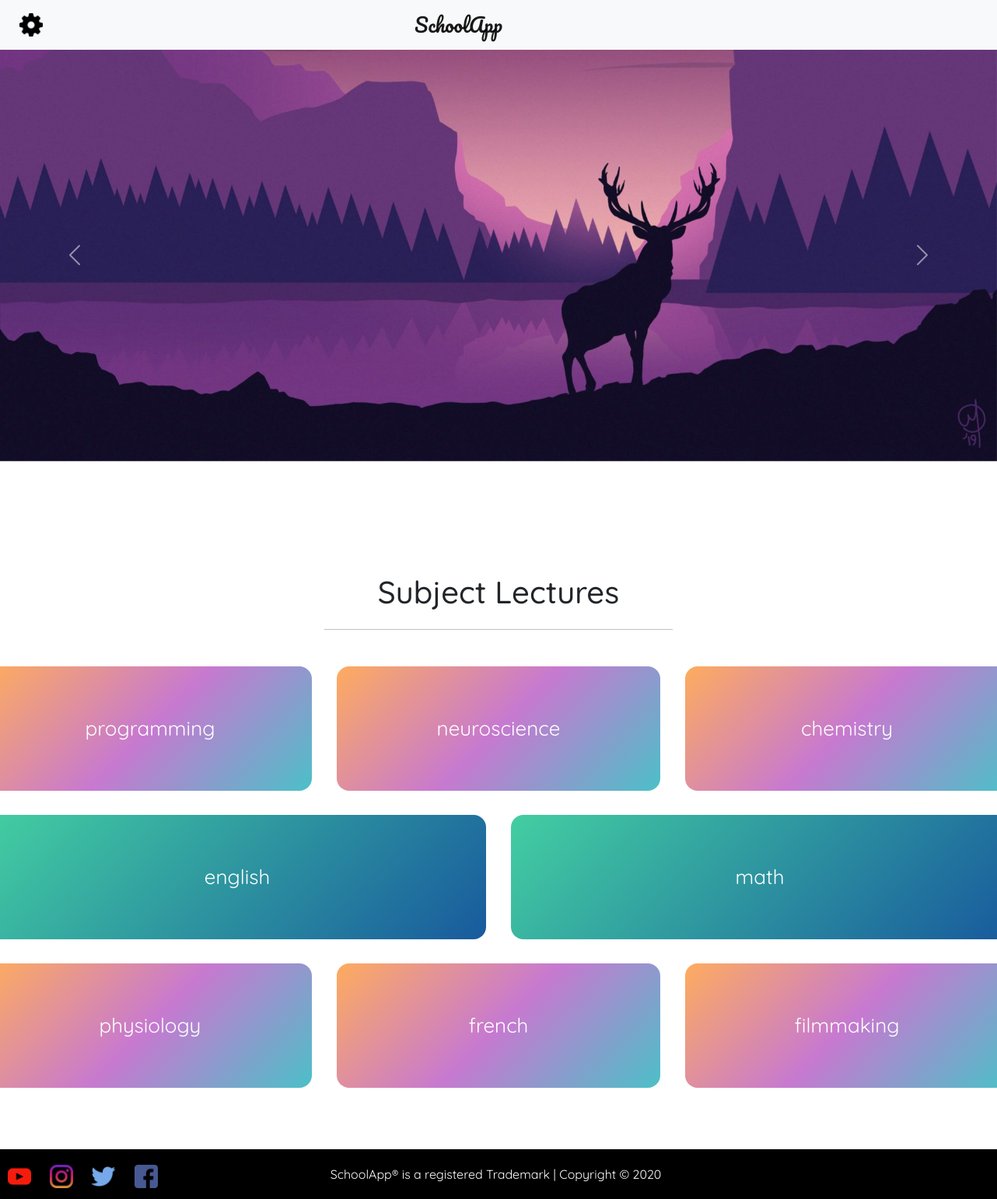
The app's page / (signed in) with its own data.
### videolectures/models.py (models this page shows, shortened)
class videocourses(models.Model):
    courseid = models.AutoField(primary_key=True)
    coursename = models.CharField(max_length=200)
    coursedescription = models.TextField(max_length=3000)

### schoolsystem/views.py (the view)
# urls.py: url(r'^$',views.index,name='index'),
def index(request):
    firstrow = videocourses.objects.all()[0:3]
    secondrow = videocourses.objects.all()[3:5]
    thirdrow = videocourses.objects.all()[5:8]
    params = {
        'firstrow':firstrow,
        'secondrow':secondrow,
        'thirdrow':thirdrow,
    }
    return render(request,'schoolsystem/index.html',params)

### templates/schoolsystem/index.html (shortened to what this page needs)
{% extends 'schoolsystem/base.html' %}
{% block content %}
{% if user.is_authenticated %}
<div id="carouselExampleInterval" class="carousel slide" data-bs-ride="carousel">
    <div class="carousel-inner">
      <div class="carousel-item active" data-bs-interval="10000">
        <img src="media/deer.jpg" class="d-block w-100 pushing" alt="...">
      </div>
    </div>
    <button class="carousel-control-prev pos" type="button" data-bs-target="#carouselExampleInterval" data-bs-slide="prev">
      <span class="carousel-control-prev-icon" aria-hidden="true"></span>
    </button>
    <button class="carousel-control-next pos" type="button" data-bs-target="#carouselExampleInterval" data-bs-slide="next">
      <span class="carousel-control-next-icon" aria-hidden="true"></span>
    </button>
</div>
<div class="courseSection">
    <h1>Subject Lectures</h1>
    <hr class="hrsubject">
<div class="firstrow">
    {% for i in firstrow %}
 <a href="/videolectures/videolists/?sub={{i.coursename}}">  <div class="firstrowelement">{{i.coursename}}</div></a>
    {% endfor %}
</div>
<div class="secondrow">
    {% for i in secondrow %}
    <a href="/videolectures/videolists/?sub={{i.coursename}}">  <div class="secondrowelement">{{i.coursename}}</div></a>
        {% endfor %}
</div>
<div class="thirdrow">
    {% for i in thirdrow %}
    <a href="/videolectures/videolists/?sub={{i.coursename}}">  <div class="thirdrowelement">{{i.coursename}}</div></a>
            {% endfor %}
</div>
</div>
{% else %}
<script>
    window.location = '/authentications/login/';
</script>
{% endif %}
{% endblock %}

### templates/schoolsystem/base.html (shortened to what this page needs)
<!DOCTYPE html>
<html lang="en">
<head>
    <link href="https://cdn.jsdelivr.net/npm/bootstrap@5.0.0-beta3/dist/css/bootstrap.min.css" rel="stylesheet">
    <link rel="stylesheet" href="https://cdnjs.cloudflare.com/ajax/libs/font-awesome/4.7.0/css/font-awesome.min.css">
</head>
<body>
    <nav class="navbar navbar-light bg-light">
        <div class="container-fluid">
              <button class="btn btn-light" type="button" data-bs-toggle="offcanvas" data-bs-target="#offcanvasRight" aria-controls="offcanvasRight">
                <img src="/media/settings.png" alt="" width="30px" height="30px" data-bs-toggle="offcanvas" data-bs-target="#offcanvasRight" aria-controls="offcanvasRight">
              </button>
          <a class="navbar-brand" id="nameofapp">SchoolApp</a>
        </div>
      </nav>
    {% block content %}{% endblock %}
    <div id="footer">
      <img src="/media/youtube.png" alt="" class="socialimage">
      <img src="/media/instagram.png" alt="" class="socialimage">
      <img src="/media/twitter.png" alt="" class="socialimage">
      <img src="/media/facebook.png" alt="" class="socialimage">
       <span id="trademark">
         SchoolApp® is a registered Trademark | Copyright © 2020
       </span>
     </div>
</body>
</html>

### templates/schoolsystem/index.html (style rules this page uses)
.pushing { position: relative; bottom: 12rem; }
.pos { position: absolute; bottom: 12rem; }
.courseSection { display: flex; flex-direction: column; justify-content: center; align-items: center; position: relative; bottom: 3rem; font-family: 'Quicksand', sans-serif; }
.firstrow , .thirdrow,.secondrow { display: flex; flex-direction: row; }
.firstrowelement , .thirdrowelement { height: 10rem; width: 26rem; background-image: linear-gradient(135deg,#FEAC5E,#C779D0,#4BC0C8); margin: 31px 1rem; border-radius: 16px; display: flex; justify-content: center; align-items: center; font-size: 26px; color: white; }
.secondrowelement { height: 10rem; width: 40rem; background-image: linear-gradient(135deg,#43cea2,#185a9d); display: flex; justify-content: center; align-items: center; margin: 0px 1rem; border-radius: 16px; font-size: 26px; color: white; }
.hrsubject { color: black; height: 2px; width: 28rem; }
a { text-decoration: none; }

### templates/schoolsystem/base.html (style rules this page uses)
#footer { height: 4rem; background-color: rgb(0, 0, 0); color: white; }
.socialimage { width: 30px; height: 30px; margin: 2px 10px; margin-top: 20px; }
#trademark { position: relative; left: 13rem; top: 0.5rem; font-family: 'quicksand'; }
#nameofapp { font-family: 'pacifico'; font-size: 25px; margin-left: 6rem; position: relative; right: 38rem; }

### records on screen
videocourses: coursename "programming"
videocourses: coursename "neuroscience"
videocourses: coursename "chemistry"
videocourses: coursename "english"
videocourses: coursename "math"
videocourses: coursename "physiology"
videocourses: coursename "french"
videocourses: coursename "filmmaking"
